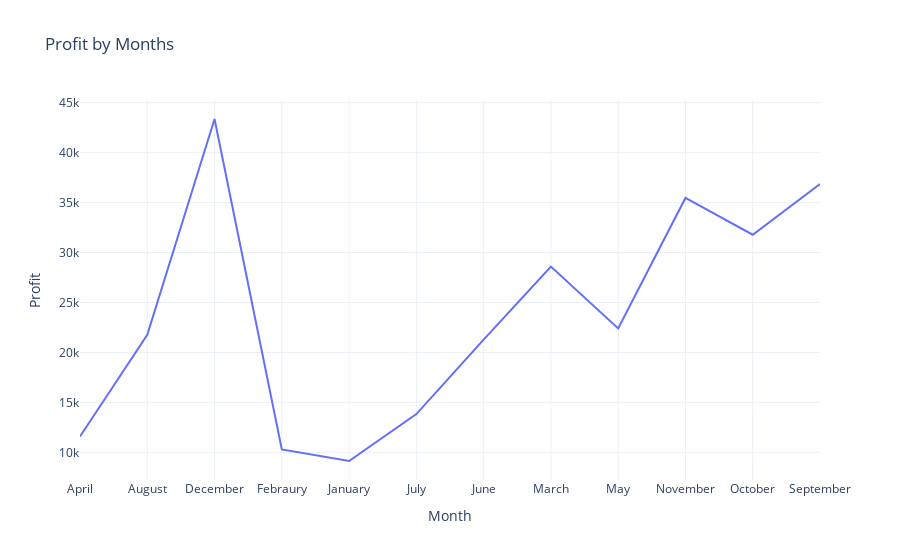

The cell this chart's notebook holds for it:
### Code cell
fig = px.line(profit_by_months,
             x='Month',
             y='Profit',
             title='Profit by Months')
fig.show()

### Figure 1 — Plotly figure (JSON) as saved in the notebook; plotly's stock layout.template omitted (floating-point values rounded to 4 significant figures)
{"data": [{"hovertemplate": "Month=%{x}<br>Profit=%{y}<extra></extra>", "legendgroup": "", "line": {"color": "#636efa", "dash": "solid"}, "marker": {"symbol": "circle"}, "mode": "lines", "name": "", "orientation": "v", "showlegend": false, "type": "scatter", "x": ["April", "August", "December", "Febraury", "January", "July", "June", "March", "May", "November", "October", "September"], "xaxis": "x", "y": [11590.0, 21780.0, 43370.0, 10290.0, 9134.0, 13830.0, 21290.0, 28590.0, 22410.0, 35470.0, 31780.0, 36860.0], "yaxis": "y"}], "layout": {"legend": {"tracegroupgap": 0}, "title": {"text": "Profit by Months"}, "xaxis": {"anchor": "y", "domain": [0, 1], "title": {"text": "Month"}}, "yaxis": {"anchor": "x", "domain": [0, 1], "title": {"text": "Profit"}}}}
